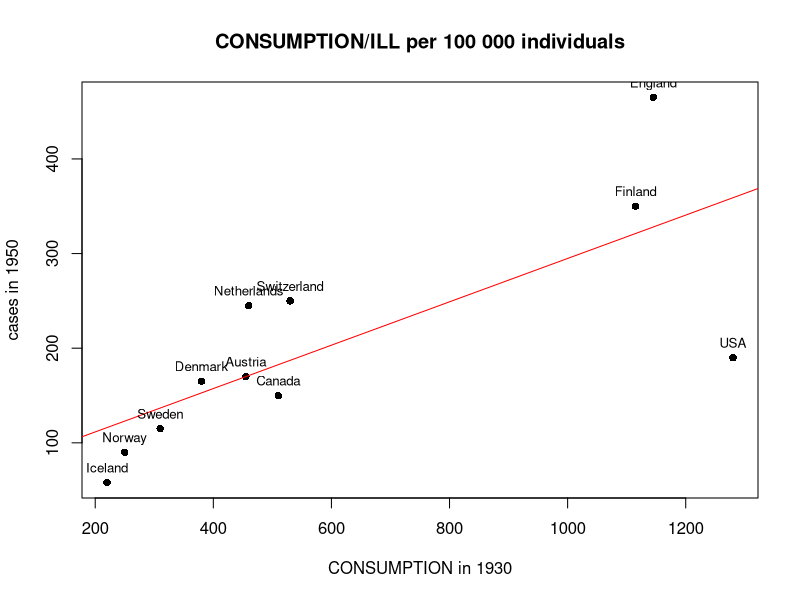
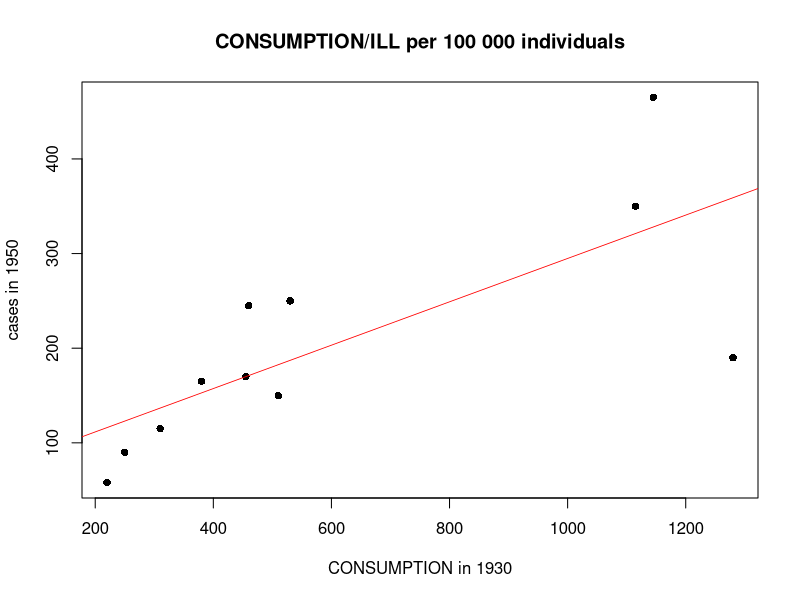
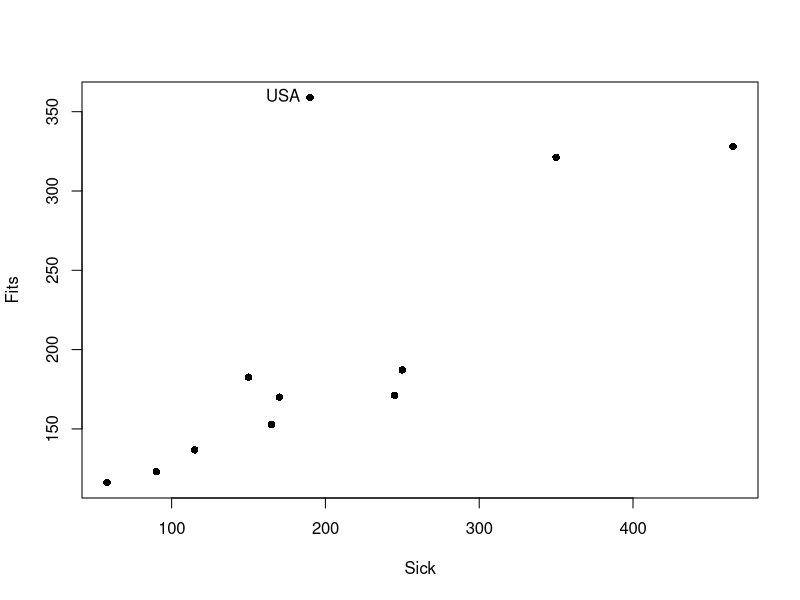
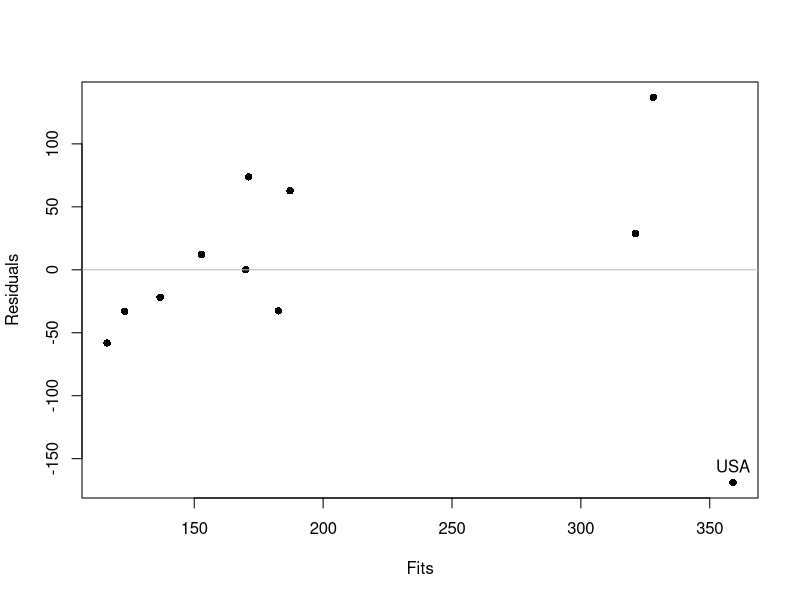
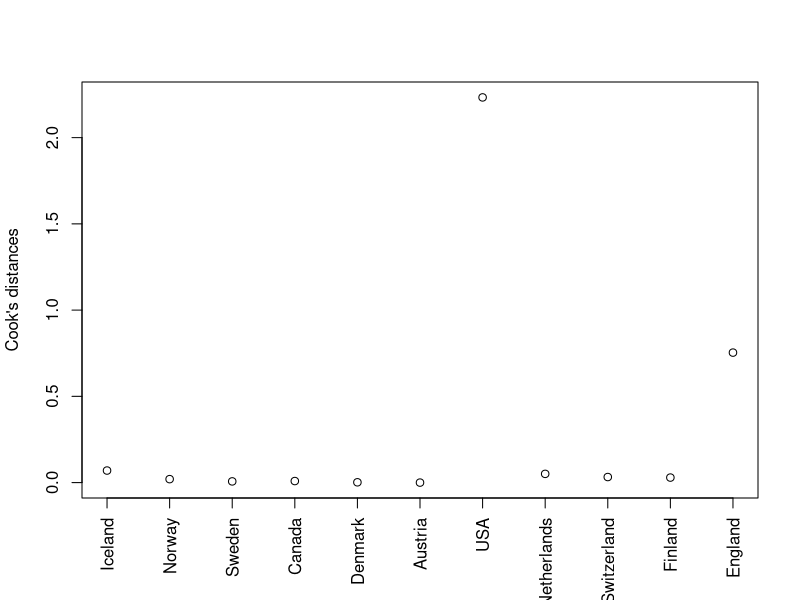
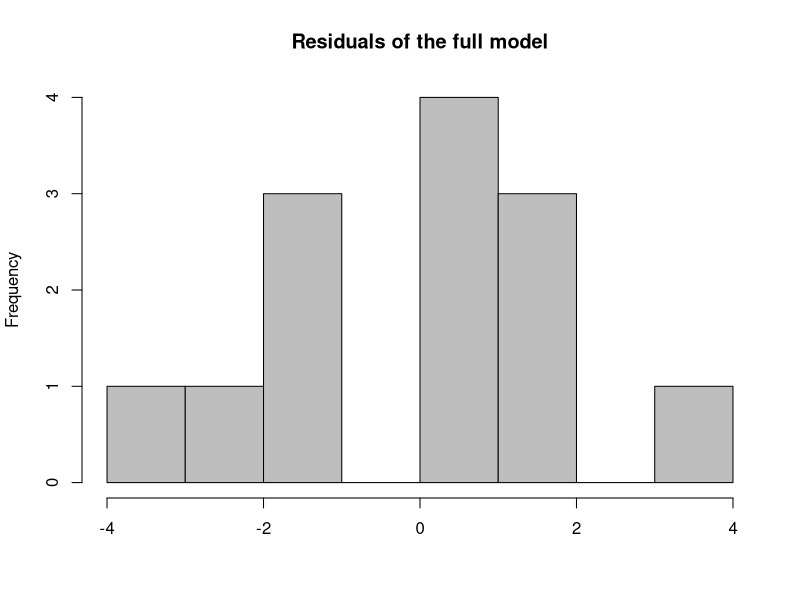

These figures' R source, in order:


# 2.1
# (a)
# The data is separated with tabulator (you can verify this e.g. with Notepad)

smoking <- read.table("tobacco.txt",header=T,sep="\t")
model <- lm(ILL~CONSUMPTION,data=smoking)
countries <- c("Iceland","Norway","Sweden","Canada","Denmark",
               "Austria","USA","Netherlands","Switzerland","Finland","England")



# pch sets the marker
plot(smoking$CONSUMPTION,smoking$ILL, ylab="cases in 1950", 
     xlab="CONSUMPTION in 1930", pch=16,
     main="CONSUMPTION/ILL per 100 000 individuals")

abline(model,col="red")

# The arguments below: x-cord, y-cordd, labels = the shown labels,
# cex = size of the labels, pos=position (1,2,3 or 4)
# if the labels are unclear, sunbstitute with labels=1:11

text(smoking$CONSUMPTION, smoking$ILL, labels=countries, cex= 0.8,pos=3)



# pch sets the marker
plot(smoking$CONSUMPTION,smoking$ILL, ylab="cases in 1950",
     xlab="CONSUMPTION in 1930", pch=16,
     main="CONSUMPTION/ILL per 100 000 individuals")

abline(model,col="red", lwd=0.8)
# identify provides a convenient way to identify data points by clicking.
# Press esc when you are done
identify(smoking$CONSUMPTION,smoking$ILL,labels=countries)

# (b)

FIT <- model$fit
RES <- model$res

# (c)

plot(smoking$ILL,FIT, ylab="Fits",xlab="Sick",pch=16)
# A way to show only the label of USA (observation number 7)
text(smoking$ILL,FIT,  labels = ifelse(rownames(smoking)=="7", "USA", NA),pos=2)


plot(FIT,RES, xlab="Fits",ylab="Residuals",pch=16)
abline(a=0,b=0,col="grey",lwd=1)

text(FIT,RES,  labels = ifelse(rownames(smoking)=="7", countries, NA),pos=3)


# (d) The outlierness of USA is visible especially in (FIT,RES) plot 

# (e)

cooksd <- cooks.distance(model)
# parameter xaxt ="n" leaves x-axis empty

x <-plot(cooksd,xaxt="n",xlab=" ",ylab="Cook's distances")

# parameter side = 1 refers to the x-axis,
# parameter at gives the points on the x-axis
# las=2 rotates the text 90 degrees
axis(side=1,at=1:11, labels=countries,las=2)



# (f)

# Remove the line 7, i.e. USA
smoking2 <- smoking[-7,]
model2 <- lm(ILL~CONSUMPTION,data=smoking2)
summary(model2)
# Compare to Homework 1.


# 2.2
# a
# run if you have not installed car before
# install.packages("car")

library(car)
hald <- read.table("hald.txt",header=T,sep="\t")

fullmodel=lm(HEAT~CHEM1+CHEM2+CHEM3+CHEM4,data=hald)
summary(fullmodel)

vif(fullmodel)


model2 <- lm(CHEM2 ~ CHEM1+CHEM3+CHEM4,data=hald)
summary(model2)

1/(1-summary(model2)$r.squared)

model3 <- lm(CHEM4 ~ CHEM1 + CHEM2 + CHEM3, data=hald)
summary(model3)

1/(1-summary(model3)$r.squared)

# b
# Note that, we want to minimize the value in the AIC column
step(fullmodel)

model4 <- lm(HEAT ~ CHEM1  + CHEM2 +CHEM4 , data=hald)
summary(model4)

b = seq(from=-4, to=4, length.out=9)

hist(fullmodel$residuals,col="grey",xlab=" ",main="Residuals of the full model",breaks=b)
#

















